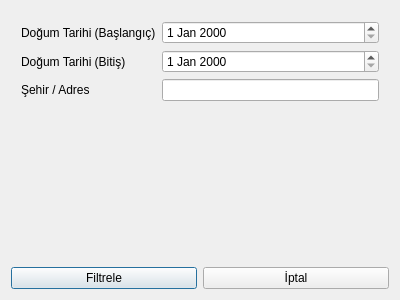
<?xml version="1.0" encoding="UTF-8"?>
<ui version="4.0">
 <class>Dialog</class>
 <widget class="QDialog" name="Dialog">
  <property name="geometry">
   <rect>
    <x>0</x>
    <y>0</y>
    <width>400</width>
    <height>300</height>
   </rect>
  </property>
  <property name="windowTitle">
   <string>Dialog</string>
  </property>
  <layout class="QGridLayout" name="gridLayout">
   <item row="0" column="0">
    <layout class="QVBoxLayout" name="verticalLayout">
     <item>
      <layout class="QFormLayout" name="formLayout">
       <property name="leftMargin">
        <number>10</number>
       </property>
       <property name="topMargin">
        <number>10</number>
       </property>
       <property name="rightMargin">
        <number>10</number>
       </property>
       <property name="bottomMargin">
        <number>10</number>
       </property>
       <item row="0" column="0">
        <widget class="QLabel" name="label">
         <property name="text">
          <string>Doğum Tarihi (Başlangıç)</string>
         </property>
        </widget>
       </item>
       <item row="0" column="1">
        <widget class="QDateEdit" name="date_filtre_baslangic"/>
       </item>
       <item row="1" column="0">
        <widget class="QLabel" name="label_2">
         <property name="text">
          <string>Doğum Tarihi (Bitiş)</string>
         </property>
        </widget>
       </item>
       <item row="1" column="1">
        <widget class="QDateEdit" name="date_filtre_bitis"/>
       </item>
       <item row="2" column="0">
        <widget class="QLabel" name="label_3">
         <property name="text">
          <string>Şehir / Adres</string>
         </property>
        </widget>
       </item>
       <item row="2" column="1">
        <widget class="QLineEdit" name="lne_filtre_adres"/>
       </item>
      </layout>
     </item>
     <item>
      <layout class="QHBoxLayout" name="horizontalLayout">
       <item>
        <widget class="QPushButton" name="btn_filtre_uygula">
         <property name="text">
          <string>Filtrele</string>
         </property>
        </widget>
       </item>
       <item>
        <widget class="QPushButton" name="btn_filtre_iptal">
         <property name="text">
          <string>İptal</string>
         </property>
        </widget>
       </item>
      </layout>
     </item>
    </layout>
   </item>
  </layout>
 </widget>
 <resources/>
 <connections/>
</ui>
